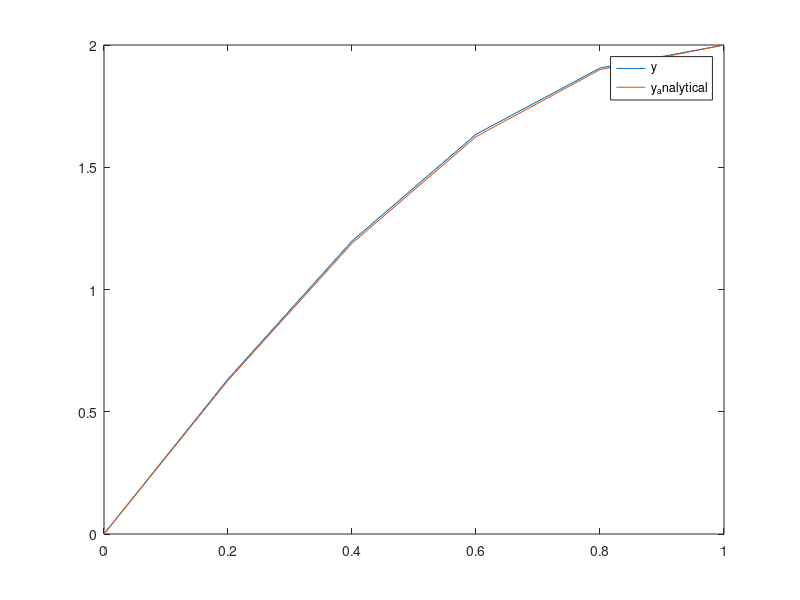

The MATLAB source for this figure:
% Jonathan Kocur
% Computing for Physicists
% HW 5 Problem 2B

% Here we are initializing the amount of points and preallocating the
% arrays of x and y
m = 5;
x = zeros(1,m+1);
dx = 1/m;
y = zeros(1,m+1);

% Here we are creating the A matrix and b vector and filling in the initial
% conditions
b = zeros(1,m+1);
b(1) = 0;
b(m+1) = 2;
A = zeros(m+1,m+1);
A(1,1) = 1;
A(m+1,m+1) = 1;


% Here we are creating the xvector based on the amount of points we want
% with the given interval from the initial condition, then filling the A
% matrix and b vector with the values from the system of equations
for n = 1:m
    x(n+1) = x(n) + dx;
end
for n = 2:m
    A(n,n-1) = 1;
    A(n,n) = 4*dx^2 - 2;
    A(n,n+1) = 1;
    b(n) = 4*x(n)*dx^2;
end
b = b';


% Here we are performing gaussian elimination to solve the matrix A with
% vector b which will give us the resulting y points
N = m+1;
Anew = A;
Bnew = b;
lambda = zeros(N);
for i=1:1:N
    for j=i+1:1:N
        lambda(j,i)=Anew(j,i)/Anew(i,i);
        for k=i:1:N
            Anew(j,k)=Anew(j,k)-lambda(j,i)*Anew(i,k);
        end
        Bnew(j) = Bnew(j) - lambda(j,i)*Bnew(i);
    end
end
U = Anew;
Bnew2 = Bnew;
for i = m+1:-1:1
    for k = m+1:-1:i+1
        Bnew2(i) = Bnew2(i) - y(k)*U(i,k);
    end
    y(i) = Bnew2(i)/U(i,i);
end

y_analytical = sin(2*x)/sin(2) + x;
plot(x,y)
hold on
plot(x,y_analytical)
legend('y','y_analytical')
hold off